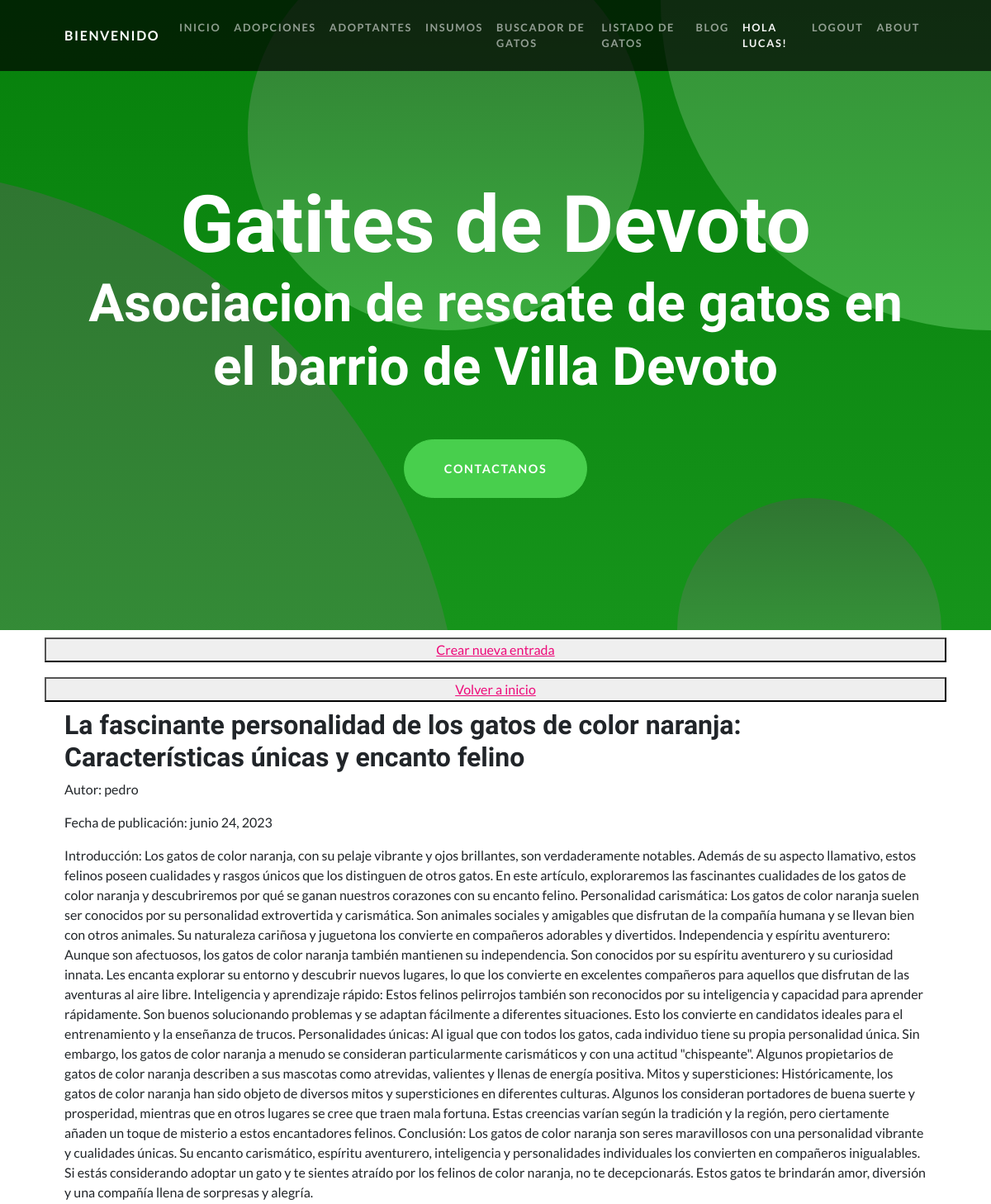
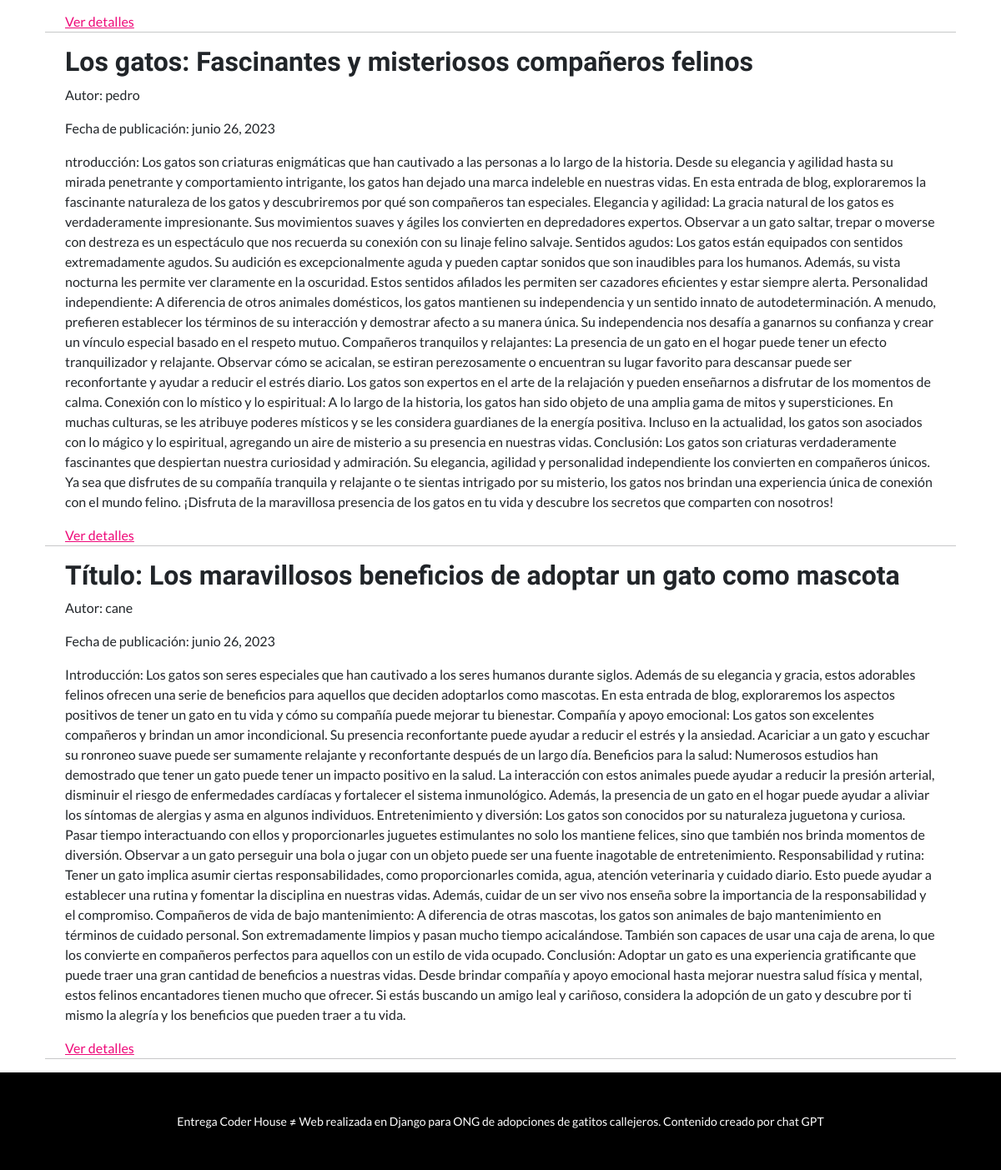
Screenshot of /app_3er/blog/ (signed in) with the database file from the repository (2 pictures, top to bottom).
### app_3er/models.py (models this page shows, shortened)
class Articulo(models.Model):
    titulo = models.CharField(max_length=200)
    contenido = models.TextField()
    autor = models.ForeignKey(User, on_delete=models.CASCADE)
    fecha_publicacion = models.DateTimeField(auto_now_add=True)

### app_3er/views.py (the view)
# urls.py: path('blog/', views.ArticuloList.as_view(), name='articulo_list'),
class ArticuloList(ListView):
    model = Articulo
    template_name = "app_3er/articulo_list.html"

### app_3er/templates/app_3er/articulo_list.html (shortened to what this page needs)
{% extends "app_3er/padre.html" %}
{% load static%}
{% block blog %}
<section>
  <div class="container px-5">
    <div class="row gx-5 align-items-center">
<button type="submit"><a href="{% url 'articulo_create' %}">Crear nueva entrada</a></button>
<button type="submit"><a href="{% url 'index' %}">Volver a inicio</a></button>
{% for articulo in object_list %}
  <h2>{{ articulo.titulo }}</h2>
  <p>Autor: {{ articulo.autor }}</p>
  <p>Fecha de publicación: {{ articulo.fecha_publicacion|date:"F d, Y" }}</p>
  <p>{{ articulo.contenido }}</p>
  <a href="{% url 'articulo_detail' articulo.pk %}">Ver detalles</a>
  <hr>
{% empty %}
  <p>No hay artículos disponibles.</p>
{% endfor %}
</div>
</div>
</section>
{% endblock blog %}

### app_3er/templates/app_3er/padre.html (shortened to what this page needs)
<!DOCTYPE html>
{% load static%}
<html lang="en">
    <head>
        <link href='{% static "app_3er/css/styles.css" %}' rel="stylesheet" />
    </head>
    <body id="page-top">
        <nav class="navbar navbar-expand-lg navbar-dark navbar-custom fixed-top">
            <div class="container px-5">
                <a class="navbar-brand" href="#!">Bienvenido</a>
                <div class="collapse navbar-collapse" id="navbarResponsive">
                    <ul class="navbar-nav ms-auto">
                        <li class="nav-item"><a class="nav-link" href="{% url 'index' %}">Inicio</a></li>
                        <li class="nav-item"><a class="nav-link" href="{% url 'adopciones' %}">Adopciones</a></li>
                        <li class="nav-item"><a class="nav-link" href="{% url 'adoptantes' %}">Adoptantes</a></li>
                        <li class="nav-item"><a class="nav-link" href="{% url 'insumos' %}">Insumos</a></li>
                        <li class="nav-item"><a class="nav-link" href="{% url 'busquedagato' %}">Buscador de gatos</a></li>
                        <li class="nav-item"><a class="nav-link" href="{% url 'leergatos' %}">Listado de gatos</a></li>
                        <li class="nav-item"><a class="nav-link" href="{% url 'articulo_list' %}">Blog</a></li>
                        {% if request.user.is_authenticated %}
                        <li class="nav-item"><a style="color: whitesmoke;" class="nav-link">Hola {{ user.username }}!</a></li>
                        {% endif %}
                        {% if request.user.is_authenticated %}
                        <li class="nav-item"><a class="nav-link" href="{% url 'Logout' %}">Logout</a></li>
                        {% endif %}
                        <li class="nav-item"><a class="nav-link" href="{% url 'about' %}">About</a></li>
                    </ul>
                </div>
            </div>
        </nav>
        <header class="masthead text-center text-white">
            <div class="masthead-content">
                <div class="container px-5">
                    <h1 class="masthead-heading mb-0">Gatites de Devoto</h1>
                    <h2 class="masthead-subheading mb-0">Asociacion de rescate de gatos en el barrio de Villa Devoto</h2>
                    <a class="btn btn-primary btn-xl rounded-pill mt-5" href="#contactanos">Contactanos</a>
                </div>
            </div>
            <div class="bg-circle-1 bg-circle"></div>
            <div class="bg-circle-2 bg-circle"></div>
            <div class="bg-circle-3 bg-circle"></div>
            <div class="bg-circle-4 bg-circle"></div>
        </header>
        {% block blog %}
        {% endblock blog %}
        <footer class="py-5 bg-black">
            <div class="container px-5"><p class="m-0 text-center text-white small">Entrega Coder House &ne; Web realizada en Django para ONG de adopciones de gatitos callejeros. Contenido creado por chat GPT</p></div>
        </footer>
    </body>
</html>

### rows the page displays
Articulo: titulo "La fascinante personalidad de los gatos de color naranja: Características únicas y encanto felino", autor "pedro", fecha_publicacion "junio 24, 2023", contenido "Introducción: Los gatos de color naranja, con su pelaje vibrante y ojos brillantes, son verdaderamente notables. Además de su aspecto llamativo, estos felinos poseen cualidades y rasgos únicos que los distinguen de otros gatos. En este artículo, exploraremos las fascinantes cualidades de los gatos de color naranja y descubriremos por qué se ganan nuestros corazones con su encanto felino. Personalidad carismática: Los gatos de color naranja suelen ser conocidos por su personalidad extrovertida y carismática. Son animales sociales y amigables que disfrutan de la compañía humana y se llevan bien con otros animales. Su naturaleza cariñosa y juguetona los convierte en compañeros adorables y…"
Articulo: titulo "Los gatos: Fascinantes y misteriosos compañeros felinos", autor "pedro", fecha_publicacion "junio 26, 2023", contenido "ntroducción: Los gatos son criaturas enigmáticas que han cautivado a las personas a lo largo de la historia. Desde su elegancia y agilidad hasta su mirada penetrante y comportamiento intrigante, los gatos han dejado una marca indeleble en nuestras vidas. En esta entrada de blog, exploraremos la fascinante naturaleza de los gatos y descubriremos por qué son compañeros tan especiales. Elegancia y agilidad: La gracia natural de los gatos es verdaderamente impresionante. Sus movimientos suaves y ágiles los convierten en depredadores expertos. Observar a un gato saltar, trepar o moverse con destreza es un espectáculo que nos recuerda su conexión con su linaje felino salvaje. Sentidos agudos: Los…"
Articulo: titulo "Título: Los maravillosos beneficios de adoptar un gato como mascota", autor "cane", fecha_publicacion "junio 26, 2023", contenido "Introducción: Los gatos son seres especiales que han cautivado a los seres humanos durante siglos. Además de su elegancia y gracia, estos adorables felinos ofrecen una serie de beneficios para aquellos que deciden adoptarlos como mascotas. En esta entrada de blog, exploraremos los aspectos positivos de tener un gato en tu vida y cómo su compañía puede mejorar tu bienestar. Compañía y apoyo emocional: Los gatos son excelentes compañeros y brindan un amor incondicional. Su presencia reconfortante puede ayudar a reducir el estrés y la ansiedad. Acariciar a un gato y escuchar su ronroneo suave puede ser sumamente relajante y reconfortante después de un largo día. Beneficios para la salud:…"

### other values shown
{{ user.username }} "LUCAS"
